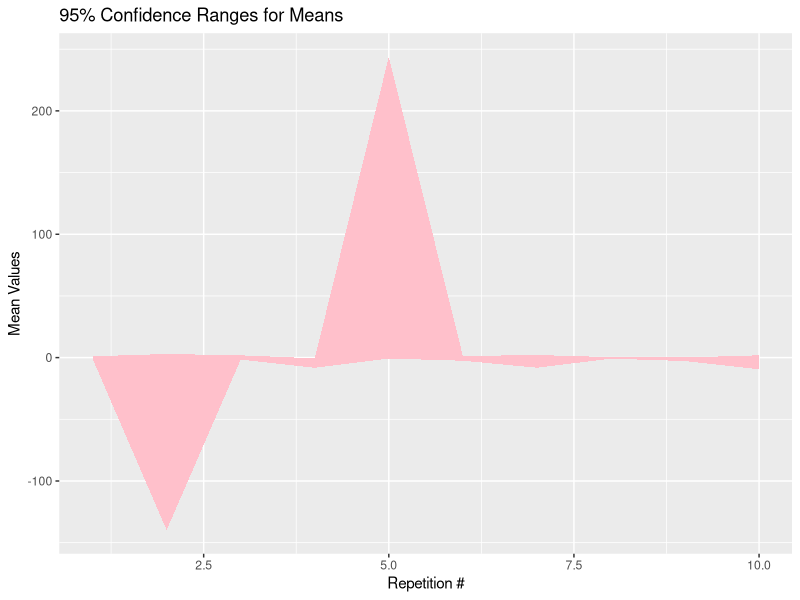
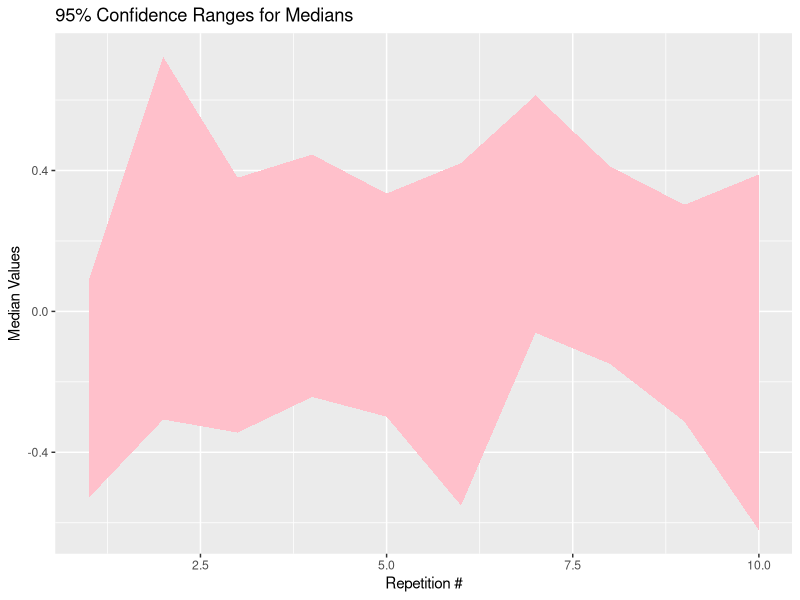

Here is the R script that generated these plots, in order:
## ---- chunk 1
knitr::opts_chunk$set(echo = FALSE, 
                      fig.width = 6, 
                      fig.height = 4)
## ---- chunk 2
library(tidyverse)
library(modelr)
library(broom)
## ---- chunk 3
#1
cauchy_sample <- rcauchy(100, location = 0, scale = 1)

#2
boots_sample <- replicate(1000, sample(cauchy_sample, replace = TRUE), simplify = FALSE)

## ---- chunk 4
boot_mean <- function(sample){
  
  boots_sample <- replicate(1000, sample(sample, replace = TRUE), simplify = FALSE)
  
  boots_means <- map_dbl(boots_sample, mean)
  return(quantile(boots_means, c(0.025, .975)))

}

boot_medi <- function(sample){
  
  boots_sample <- replicate(1000, sample(sample, replace = TRUE), simplify = FALSE)
  
  boots_medians <- map_dbl(boots_sample, median)
  return(quantile(boots_medians, c(0.025, .975)))

}
## ---- chunk 5
mean_CIs <- data.frame()
medi_CIs <- data.frame()
means <- c()
medians <- c()

set.seed(35)
for(i in 1:10){
  
  cauchy_sample <- rcauchy(100, location = 0, scale = 1)
  
  means <- c(means, mean(cauchy_sample))
  
  medians <- c(medians, median(cauchy_sample))
  
  mean_CIs <- rbind(mean_CIs, boot_mean(cauchy_sample))
  
  medi_CIs <- rbind(medi_CIs, boot_medi(cauchy_sample))
  
}

  names(mean_CIs) <- c("lower", "upper")
  names(medi_CIs) <- c("lower", "upper")
  
## ---- chunk 6
mean_CIs %>% 
  ggplot(aes(x = c(1:10), ymax = upper, ymin = lower)) + 
  geom_ribbon(fill = "pink") + 
  ggtitle("95% Confidence Ranges for Means") + 
  xlab("Repetition #") + 
  ylab("Mean Values")

medi_CIs %>% 
  ggplot(aes(x = c(1:10), ymax = upper, ymin = lower)) + 
  geom_ribbon(fill = "pink") + 
  ggtitle("95% Confidence Ranges for Medians") + 
  xlab("Repetition #") + 
  ylab("Median Values")
